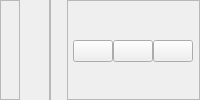
        <widget class="QWidget" name="headerContainer" native="true">
         <layout class="QHBoxLayout" name="horizontalLayout_5">
          <property name="spacing">
           <number>0</number>
          </property>
          <property name="leftMargin">
           <number>0</number>
          </property>
          <property name="topMargin">
           <number>0</number>
          </property>
          <property name="rightMargin">
           <number>0</number>
          </property>
          <property name="bottomMargin">
           <number>0</number>
          </property>
          <item alignment="Qt::AlignLeft">
           <widget class="QFrame" name="frame_5">
            <property name="frameShape">
             <enum>QFrame::StyledPanel</enum>
            </property>
            <property name="frameShadow">
             <enum>QFrame::Raised</enum>
            </property>
            <layout class="QHBoxLayout" name="horizontalLayout_7">
             <property name="spacing">
              <number>0</number>
             </property>
             <property name="leftMargin">
              <number>6</number>
             </property>
             <property name="topMargin">
              <number>5</number>
             </property>
             <property name="rightMargin">
              <number>5</number>
             </property>
             <property name="bottomMargin">
              <number>3</number>
             </property>
             <item>
              <widget class="QLabel" name="label_5">
               <property name="sizePolicy">
                <sizepolicy hsizetype="Preferred" vsizetype="Preferred">
                 <horstretch>135</horstretch>
                 <verstretch>38</verstretch>
                </sizepolicy>
               </property>
               <property name="maximumSize">
                <size>
                 <width>135</width>
                 <height>38</height>
                </size>
               </property>
               <property name="text">
                <string/>
               </property>
               <property name="pixmap">
                <pixmap resource="Resources.qrc">:/imagens/img/logo.png</pixmap>
               </property>
               <property name="scaledContents">
                <bool>true</bool>
               </property>
              </widget>
             </item>
             <item>
              <widget class="QWidget" name="widget_2" native="true"/>
             </item>
            </layout>
           </widget>
          </item>
          <item alignment="Qt::AlignHCenter">
           <widget class="QFrame" name="frame_6">
            <property name="frameShape">
             <enum>QFrame::StyledPanel</enum>
            </property>
            <property name="frameShadow">
             <enum>QFrame::Raised</enum>
            </property>
            <layout class="QHBoxLayout" name="horizontalLayout_6">
             <property name="spacing">
              <number>0</number>
             </property>
             <property name="leftMargin">
              <number>0</number>
             </property>
             <property name="topMargin">
              <number>5</number>
             </property>
             <property name="rightMargin">
              <number>0</number>
             </property>
             <property name="bottomMargin">
              <number>0</number>
             </property>
            </layout>
           </widget>
          </item>
          <item alignment="Qt::AlignRight">
           <widget class="QFrame" name="frame_7">
            <property name="frameShape">
             <enum>QFrame::StyledPanel</enum>
            </property>
            <property name="frameShadow">
             <enum>QFrame::Raised</enum>
            </property>
            <layout class="QHBoxLayout" name="horizontalLayout_4">
             <property name="spacing">
              <number>0</number>
             </property>
             <property name="leftMargin">
              <number>5</number>
             </property>
             <property name="topMargin">
              <number>2</number>
             </property>
             <property name="rightMargin">
              <number>6</number>
             </property>
             <property name="bottomMargin">
              <number>0</number>
             </property>
             <item>
              <widget class="QPushButton" name="minimizeBtn">
               <property name="toolTip">
                <string>Minimizar</string>
               </property>
               <property name="text">
                <string/>
               </property>
               <property name="icon">
                <iconset resource="Resources.qrc">
                 <normaloff>:/icons/icons/minus-square.svg</normaloff>:/icons/icons/minus-square.svg</iconset>
               </property>
               <property name="iconSize">
                <size>
                 <width>20</width>
                 <height>20</height>
                </size>
               </property>
              </widget>
             </item>
             <item>
              <widget class="QPushButton" name="restoreBtn">
               <property name="toolTip">
                <string>Maximizar</string>
               </property>
               <property name="text">
                <string/>
               </property>
               <property name="icon">
                <iconset resource="Resources.qrc">
                 <normaloff>:/icons/icons/square.svg</normaloff>:/icons/icons/square.svg</iconset>
               </property>
               <property name="iconSize">
                <size>
                 <width>20</width>
                 <height>20</height>
                </size>
               </property>
              </widget>
             </item>
             <item>
              <widget class="QPushButton" name="closeBtn">
               <property name="toolTip">
                <string>Fechar</string>
               </property>
               <property name="text">
                <string/>
               </property>
               <property name="icon">
                <iconset resource="Resources.qrc">
                 <normaloff>:/icons/icons/x-square.svg</normaloff>:/icons/icons/x-square.svg</iconset>
               </property>
               <property name="iconSize">
                <size>
                 <width>20</width>
                 <height>20</height>
                </size>
               </property>
              </widget>
             </item>
            </layout>
           </widget>
          </item>
         </layout>
        </widget>
